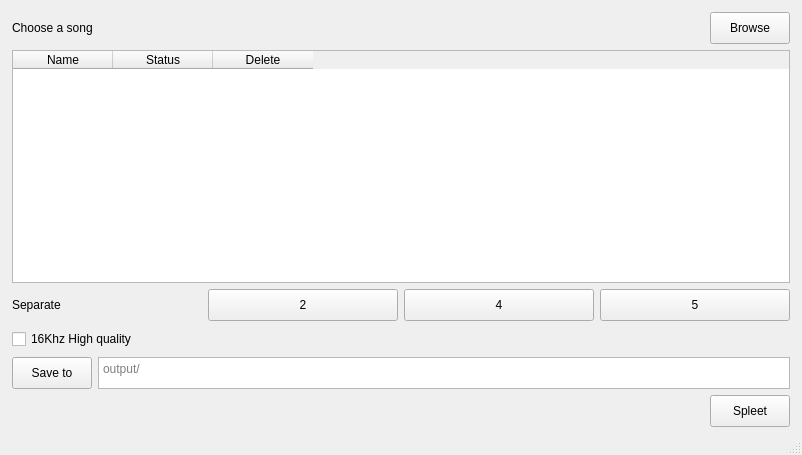
<?xml version="1.0" encoding="UTF-8"?>
<ui version="4.0">
 <class>MainWindow</class>
 <widget class="QMainWindow" name="MainWindow">
  <property name="geometry">
   <rect>
    <x>0</x>
    <y>0</y>
    <width>802</width>
    <height>455</height>
   </rect>
  </property>
  <property name="windowTitle">
   <string>MainWindow</string>
  </property>
  <widget class="QWidget" name="centralwidget">
   <property name="sizePolicy">
    <sizepolicy hsizetype="Preferred" vsizetype="Preferred">
     <horstretch>0</horstretch>
     <verstretch>0</verstretch>
    </sizepolicy>
   </property>
   <layout class="QVBoxLayout" name="verticalLayout">
    <property name="spacing">
     <number>6</number>
    </property>
    <property name="sizeConstraint">
     <enum>QLayout::SetMinimumSize</enum>
    </property>
    <property name="leftMargin">
     <number>12</number>
    </property>
    <property name="topMargin">
     <number>12</number>
    </property>
    <property name="rightMargin">
     <number>12</number>
    </property>
    <property name="bottomMargin">
     <number>6</number>
    </property>
    <item>
     <layout class="QHBoxLayout" name="horizontalLayout">
      <item>
       <widget class="QLabel" name="choose_label">
        <property name="sizePolicy">
         <sizepolicy hsizetype="Preferred" vsizetype="Ignored">
          <horstretch>0</horstretch>
          <verstretch>0</verstretch>
         </sizepolicy>
        </property>
        <property name="minimumSize">
         <size>
          <width>0</width>
          <height>30</height>
         </size>
        </property>
        <property name="text">
         <string>Choose a song</string>
        </property>
       </widget>
      </item>
      <item>
       <spacer name="horizontalSpacer_2">
        <property name="orientation">
         <enum>Qt::Horizontal</enum>
        </property>
        <property name="sizeHint" stdset="0">
         <size>
          <width>40</width>
          <height>20</height>
         </size>
        </property>
       </spacer>
      </item>
      <item>
       <widget class="QPushButton" name="browse_button">
        <property name="sizePolicy">
         <sizepolicy hsizetype="Minimum" vsizetype="Ignored">
          <horstretch>0</horstretch>
          <verstretch>0</verstretch>
         </sizepolicy>
        </property>
        <property name="minimumSize">
         <size>
          <width>72</width>
          <height>32</height>
         </size>
        </property>
        <property name="maximumSize">
         <size>
          <width>16777215</width>
          <height>32</height>
         </size>
        </property>
        <property name="text">
         <string>Browse</string>
        </property>
       </widget>
      </item>
     </layout>
    </item>
    <item>
     <layout class="QHBoxLayout" name="horizontalLayout_6">
      <item>
       <widget class="QTableWidget" name="tableWidget">
        <property name="sizePolicy">
         <sizepolicy hsizetype="Expanding" vsizetype="Minimum">
          <horstretch>0</horstretch>
          <verstretch>0</verstretch>
         </sizepolicy>
        </property>
        <property name="minimumSize">
         <size>
          <width>0</width>
          <height>0</height>
         </size>
        </property>
        <property name="maximumSize">
         <size>
          <width>10777215</width>
          <height>5777179</height>
         </size>
        </property>
        <property name="sizeAdjustPolicy">
         <enum>QAbstractScrollArea::AdjustToContents</enum>
        </property>
        <attribute name="horizontalHeaderShowSortIndicator" stdset="0">
         <bool>false</bool>
        </attribute>
        <attribute name="horizontalHeaderStretchLastSection">
         <bool>false</bool>
        </attribute>
        <column>
         <property name="text">
          <string>Name</string>
         </property>
        </column>
        <column>
         <property name="text">
          <string>Status</string>
         </property>
        </column>
        <column>
         <property name="text">
          <string>Delete</string>
         </property>
        </column>
       </widget>
      </item>
     </layout>
    </item>
    <item>
     <layout class="QHBoxLayout" name="horizontalLayout_2">
      <item>
       <widget class="QLabel" name="separate_label">
        <property name="sizePolicy">
         <sizepolicy hsizetype="Preferred" vsizetype="Ignored">
          <horstretch>0</horstretch>
          <verstretch>0</verstretch>
         </sizepolicy>
        </property>
        <property name="minimumSize">
         <size>
          <width>0</width>
          <height>30</height>
         </size>
        </property>
        <property name="maximumSize">
         <size>
          <width>16777215</width>
          <height>32</height>
         </size>
        </property>
        <property name="text">
         <string>Separate</string>
        </property>
       </widget>
      </item>
      <item>
       <widget class="QPushButton" name="button2">
        <property name="sizePolicy">
         <sizepolicy hsizetype="Minimum" vsizetype="Ignored">
          <horstretch>0</horstretch>
          <verstretch>0</verstretch>
         </sizepolicy>
        </property>
        <property name="minimumSize">
         <size>
          <width>0</width>
          <height>30</height>
         </size>
        </property>
        <property name="maximumSize">
         <size>
          <width>16777215</width>
          <height>32</height>
         </size>
        </property>
        <property name="text">
         <string>2</string>
        </property>
       </widget>
      </item>
      <item>
       <widget class="QPushButton" name="button4">
        <property name="sizePolicy">
         <sizepolicy hsizetype="Minimum" vsizetype="Ignored">
          <horstretch>0</horstretch>
          <verstretch>0</verstretch>
         </sizepolicy>
        </property>
        <property name="minimumSize">
         <size>
          <width>0</width>
          <height>30</height>
         </size>
        </property>
        <property name="maximumSize">
         <size>
          <width>16777215</width>
          <height>32</height>
         </size>
        </property>
        <property name="text">
         <string>4</string>
        </property>
       </widget>
      </item>
      <item>
       <widget class="QPushButton" name="button5">
        <property name="sizePolicy">
         <sizepolicy hsizetype="Minimum" vsizetype="Ignored">
          <horstretch>0</horstretch>
          <verstretch>0</verstretch>
         </sizepolicy>
        </property>
        <property name="minimumSize">
         <size>
          <width>0</width>
          <height>30</height>
         </size>
        </property>
        <property name="maximumSize">
         <size>
          <width>16777215</width>
          <height>32</height>
         </size>
        </property>
        <property name="text">
         <string>5</string>
        </property>
       </widget>
      </item>
     </layout>
    </item>
    <item>
     <layout class="QHBoxLayout" name="horizontalLayout_5">
      <item>
       <widget class="QCheckBox" name="high_quality_check">
        <property name="sizePolicy">
         <sizepolicy hsizetype="Minimum" vsizetype="Ignored">
          <horstretch>0</horstretch>
          <verstretch>0</verstretch>
         </sizepolicy>
        </property>
        <property name="minimumSize">
         <size>
          <width>80</width>
          <height>24</height>
         </size>
        </property>
        <property name="maximumSize">
         <size>
          <width>16777215</width>
          <height>24</height>
         </size>
        </property>
        <property name="text">
         <string>16Khz High quality</string>
        </property>
       </widget>
      </item>
     </layout>
    </item>
    <item>
     <layout class="QHBoxLayout" name="horizontalLayout_4">
      <item>
       <widget class="QPushButton" name="save_button">
        <property name="sizePolicy">
         <sizepolicy hsizetype="Minimum" vsizetype="Ignored">
          <horstretch>0</horstretch>
          <verstretch>0</verstretch>
         </sizepolicy>
        </property>
        <property name="minimumSize">
         <size>
          <width>72</width>
          <height>32</height>
         </size>
        </property>
        <property name="maximumSize">
         <size>
          <width>16777215</width>
          <height>32</height>
         </size>
        </property>
        <property name="text">
         <string>Save to</string>
        </property>
       </widget>
      </item>
      <item>
       <widget class="QTextEdit" name="save_input">
        <property name="sizePolicy">
         <sizepolicy hsizetype="Expanding" vsizetype="Ignored">
          <horstretch>0</horstretch>
          <verstretch>0</verstretch>
         </sizepolicy>
        </property>
        <property name="minimumSize">
         <size>
          <width>140</width>
          <height>32</height>
         </size>
        </property>
        <property name="maximumSize">
         <size>
          <width>16777215</width>
          <height>32</height>
         </size>
        </property>
        <property name="html">
         <string>&lt;!DOCTYPE HTML PUBLIC &quot;-//W3C//DTD HTML 4.0//EN&quot; &quot;http://www.w3.org/TR/REC-html40/strict.dtd&quot;&gt;
&lt;html&gt;&lt;head&gt;&lt;meta name=&quot;qrichtext&quot; content=&quot;1&quot; /&gt;&lt;style type=&quot;text/css&quot;&gt;
p, li { white-space: pre-wrap; }
&lt;/style&gt;&lt;/head&gt;&lt;body style=&quot; font-family:'Noto Sans'; font-size:10pt; font-weight:400; font-style:normal;&quot;&gt;
&lt;p style=&quot;-qt-paragraph-type:empty; margin-top:0px; margin-bottom:0px; margin-left:0px; margin-right:0px; -qt-block-indent:0; text-indent:0px;&quot;&gt;&lt;br /&gt;&lt;/p&gt;&lt;/body&gt;&lt;/html&gt;</string>
        </property>
        <property name="placeholderText">
         <string>output/</string>
        </property>
       </widget>
      </item>
     </layout>
    </item>
    <item>
     <layout class="QHBoxLayout" name="horizontalLayout_3">
      <item>
       <widget class="QLabel" name="progress_label">
        <property name="sizePolicy">
         <sizepolicy hsizetype="Preferred" vsizetype="Ignored">
          <horstretch>0</horstretch>
          <verstretch>0</verstretch>
         </sizepolicy>
        </property>
        <property name="minimumSize">
         <size>
          <width>0</width>
          <height>30</height>
         </size>
        </property>
        <property name="text">
         <string/>
        </property>
       </widget>
      </item>
      <item>
       <spacer name="horizontalSpacer">
        <property name="orientation">
         <enum>Qt::Horizontal</enum>
        </property>
        <property name="sizeHint" stdset="0">
         <size>
          <width>40</width>
          <height>20</height>
         </size>
        </property>
       </spacer>
      </item>
      <item>
       <widget class="QPushButton" name="spleet_button">
        <property name="sizePolicy">
         <sizepolicy hsizetype="Minimum" vsizetype="Ignored">
          <horstretch>0</horstretch>
          <verstretch>0</verstretch>
         </sizepolicy>
        </property>
        <property name="minimumSize">
         <size>
          <width>76</width>
          <height>32</height>
         </size>
        </property>
        <property name="maximumSize">
         <size>
          <width>16777215</width>
          <height>32</height>
         </size>
        </property>
        <property name="text">
         <string>Spleet</string>
        </property>
       </widget>
      </item>
     </layout>
    </item>
   </layout>
  </widget>
  <widget class="QMenuBar" name="menubar">
   <property name="geometry">
    <rect>
     <x>0</x>
     <y>0</y>
     <width>802</width>
     <height>30</height>
    </rect>
   </property>
  </widget>
  <widget class="QStatusBar" name="statusbar"/>
 </widget>
 <resources/>
 <connections/>
</ui>
